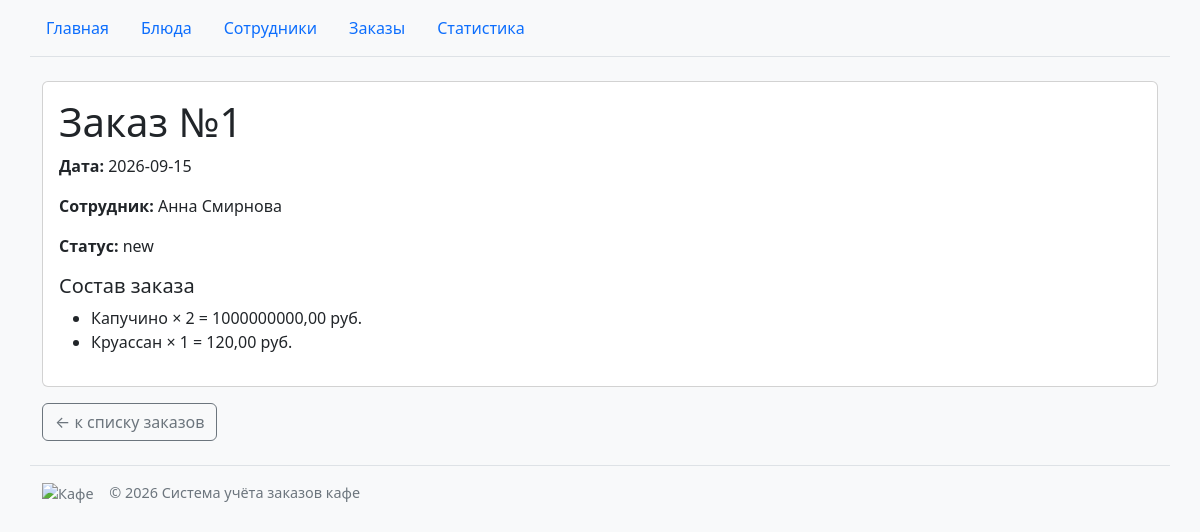
The page /orders/1/ on the database as committed earlier.
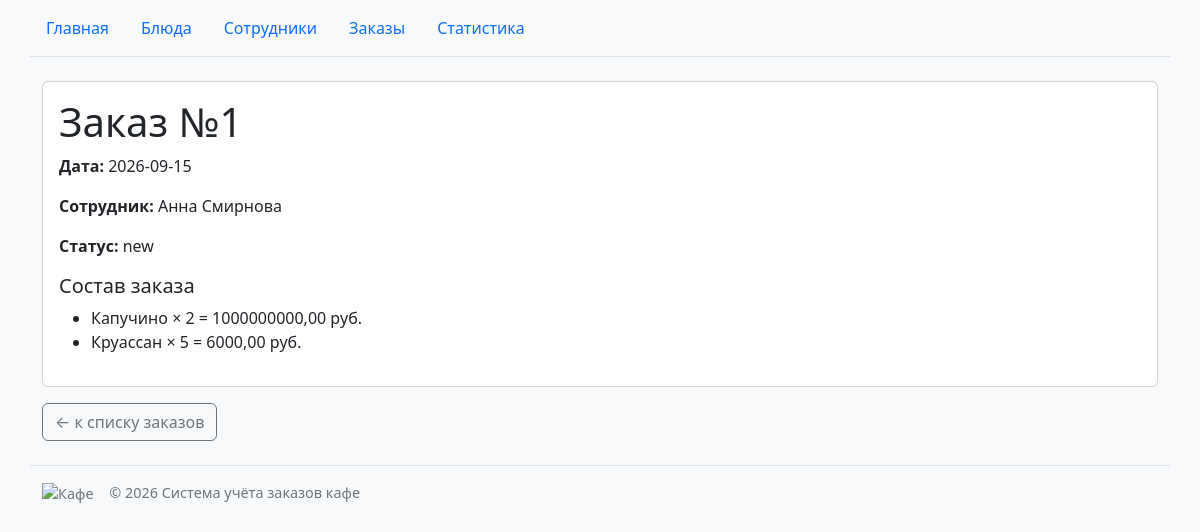
The same page on the database as committed later.
### orders/models.py (models this page shows, shortened)
class OrderItem(models.Model):
    order = models.ForeignKey(
        Order, on_delete=models.CASCADE, related_name="items", verbose_name="Заказ"
    )
    dish = models.ForeignKey(
        "dishes.Dish",
        on_delete=models.PROTECT,
        related_name="order_items",
        verbose_name="Блюдо",
    )
    quantity = models.PositiveIntegerField("Количество")
    class Meta:
        verbose_name = "Позиция заказа"
        verbose_name_plural = "Позиции заказа"
    @property
    def total(self):
        return self.dish.price * self.quantity

### dishes/models.py (models this page shows, shortened)
class Dish(models.Model):
    name = models.CharField("Название", max_length=200)
    price = models.DecimalField("Цена", max_digits=12, decimal_places=2)
    category = models.CharField("Категория", max_length=100)
    slug = models.SlugField("Часть адреса", max_length=200, allow_unicode=True, blank=True)
    class Meta:
        verbose_name = "Блюдо"
        verbose_name_plural = "Блюда"

### orders/views.py (the view)
# urls.py: path("<int:order_id>/", views.order_detail, name="detail"),
def order_detail(request, order_id):
    order = Order.objects.select_related("employee").filter(pk=order_id).first()
    items = []
    if order:
        items = order.items.select_related("dish").order_by("pk")
    return render(
        request,
        "orders/order_detail.html",
        {"order": order, "items": items},
        status=404 if order is None else 200,
    )

### cafe/context_processors.py (called while the page is built)
def cafe_info(request):
    return {"cafe_name": "Система учёта заказов кафе"}

### orders/templates/orders/order_detail.html (shortened to what this page needs)
{% extends "base.html" %}
{% block content %}
{% if order %}
<div class="card">
    <div class="card-body">
        <h1 class="card-title">Заказ №{{ order.id }}</h1>
        <p><strong>Дата:</strong> {{ order.order_date|date:"Y-m-d" }}</p>
        <p><strong>Сотрудник:</strong> {{ order.employee.name }}</p>
        <p><strong>Статус:</strong> {{ order.status }}</p>
        <h2 class="h5 mt-3">Состав заказа</h2>
        <ul>
            {% for item in items %}
                <li>{{ item.dish.name }} × {{ item.quantity }} = {{ item.total|floatformat:2 }} руб.</li>
            {% empty %}
                <li>Блюда не добавлены.</li>
            {% endfor %}
        </ul>
    </div>
</div>
{% else %}
<h1 class="text-danger">Заказ не найден</h1>
{% endif %}
<a href="{% url 'orders:list' %}" class="btn btn-outline-secondary mt-3">← к списку заказов</a>
{% endblock %}

Rows that differ between the two databases and show on the page:
changed OrderItem "Круассан": quantity "1" → "5"; total "120,00" → "6000,00"
